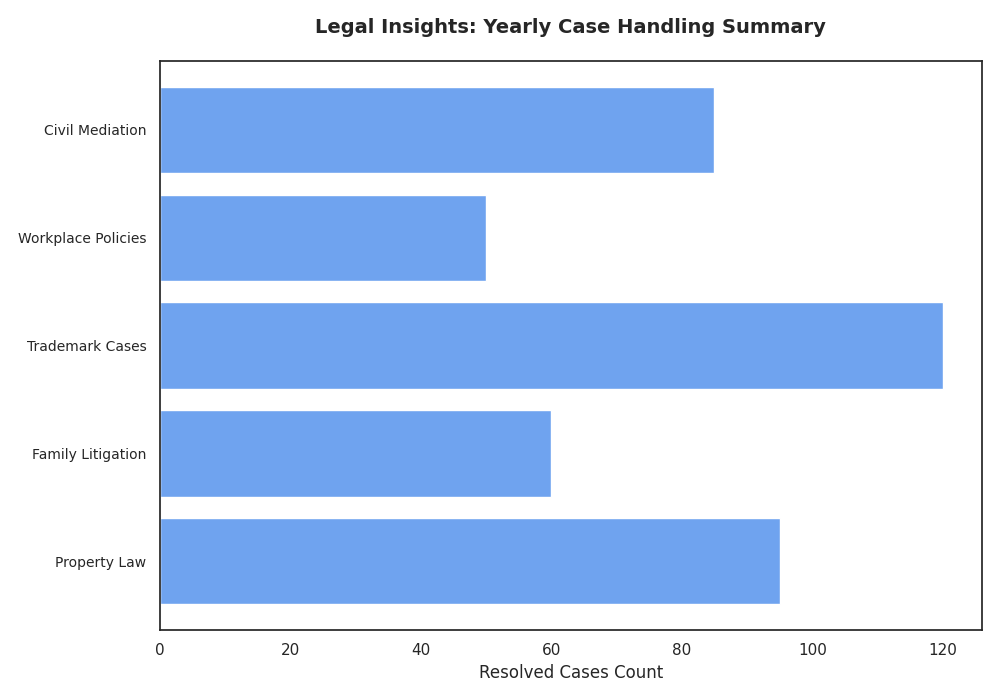

Generate this figure with Python:
import matplotlib.pyplot as plt

case_types = ['Property Law', 'Family Litigation', 'Trademark Cases', 'Workplace Policies', 'Civil Mediation']
shuffled_cases_resolved = [95, 60, 120, 50, 85]
single_color = '#6fa3ef'

fig, ax = plt.subplots(figsize=(10, 7))
ax.barh(case_types, shuffled_cases_resolved, color=single_color)

ax.set_title("Legal Insights: Yearly Case Handling Summary", fontsize=14, fontweight='bold', pad=20)
ax.set_xlabel('Resolved Cases Count', fontsize=12)

plt.yticks(fontsize=10)
plt.tight_layout()
plt.show()
